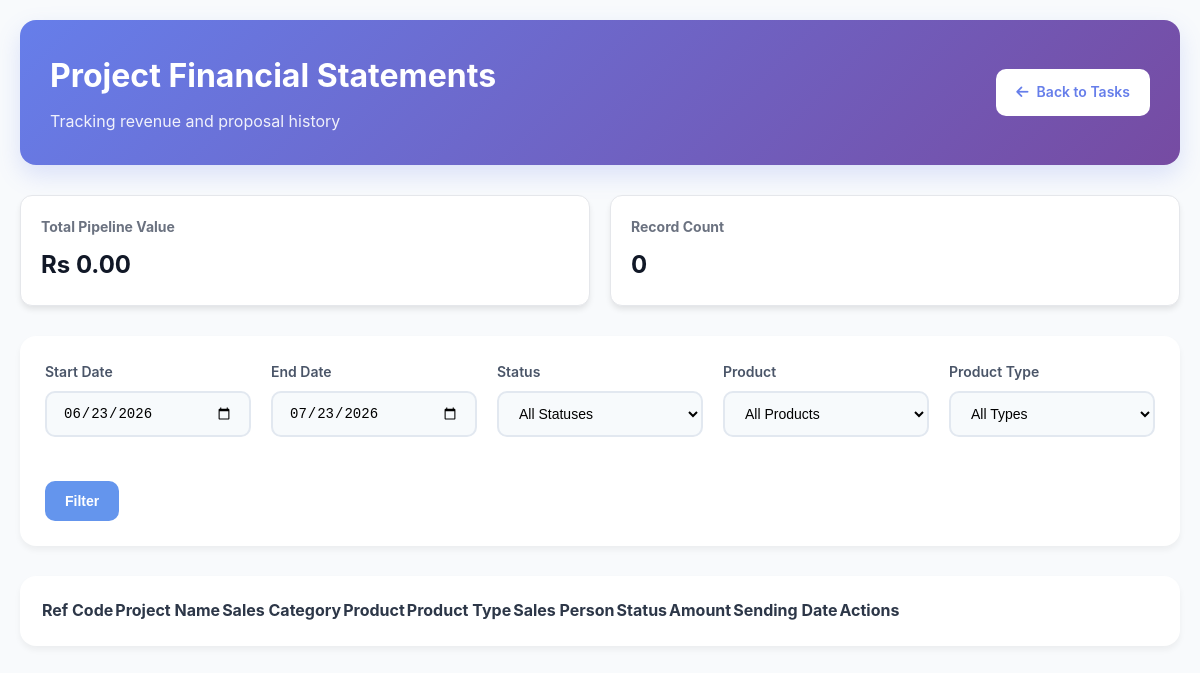
Before: /financeinfo.php (signed in) with the older database file.
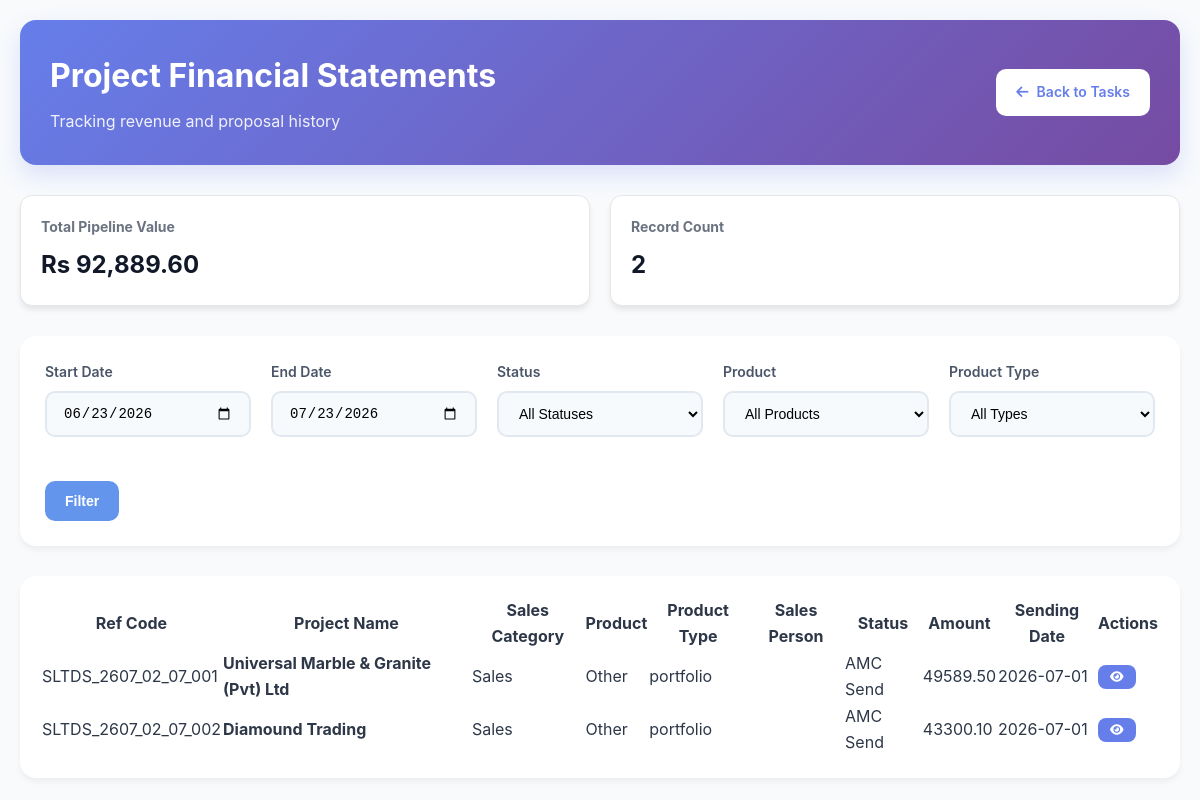
After: the same page with the newer database file.
### tables this page shows
CREATE TABLE `project_financial_statements` (
  `id` int(11) NOT NULL,
  `reference_code` varchar(50) DEFAULT NULL,
  `project_name` varchar(255) DEFAULT NULL,
  `sales_category` enum('sales','direct','other') DEFAULT 'sales',
  `product` enum('Web','SSL','Hosting','Cpanel','Fleet Management','Other') DEFAULT NULL,
  `product_type` enum('Ecommerce','portfolio','CRM','HRM','LMS','Multi Domain','Single Domain','Wild card','Tender','Other') DEFAULT NULL,
  `sales_person_email` varchar(150) DEFAULT NULL,
  `status` enum('Proposal Send','Quotation Send','Invoice Send','Tender Send','Pending','Onboard','AMC Send','Other') DEFAULT 'Pending',
  `amount` decimal(19,2) DEFAULT NULL,
  `sending_date` date DEFAULT NULL,
  `proposal_note` text,
  `general_note` text,
  `added_by` varchar(150) NOT NULL,
  `created_at` timestamp NOT NULL DEFAULT CURRENT_TIMESTAMP,
  `updated_at` timestamp NOT NULL DEFAULT CURRENT_TIMESTAMP ON UPDATE CURRENT_TIMESTAMP
);

### financeinfo.php (the view, shortened to what this page needs)
<?php
require_once 'config.php';
$period_start = $_GET['start'] ?? date('Y-m-d', strtotime('-30 days'));
$period_end = $_GET['end'] ?? date('Y-m-d');
$where = "sending_date BETWEEN ? AND ?";
$params = [$period_start, $period_end];
try {
$stmt = $pdo->prepare("SELECT * FROM project_financial_statements WHERE $where ORDER BY sending_date DESC");
$stmt->execute($params);
$records = $stmt->fetchAll();
    $total_amount = array_sum(array_column($records, 'amount'));
} catch (PDOException $e) {
    die("Database Error: " . $e->getMessage());
}
?>
<!DOCTYPE html>
<html lang="en">
<head>
    <link href="https://cdnjs.cloudflare.com/ajax/libs/font-awesome/6.4.0/css/all.min.css" rel="stylesheet">
    <link href="https://cdnjs.cloudflare.com/ajax/libs/datatables/1.10.21/css/jquery.dataTables.min.css" rel="stylesheet">
    <link rel="stylesheet" href="./assets/css/dashboard.css">
    <link rel="stylesheet" href="https://cdn.datatables.net/buttons/2.4.1/css/buttons.dataTables.min.css">
</head>
<body>
    <div class="container">
        <div class="header">
            <div class="header-content">
                <div class="header-left">
                    <h1>Project Financial Statements</h1>
                    <p class="header-subtitle">Tracking revenue and proposal history</p>
                </div>
                <div class="header-actions">
                    <a href="dashboard.php" class="btn btn-secondary"><i class="fas fa-arrow-left"></i> Back to Tasks</a>
                </div>
            </div>
        </div>
        <div class="financial-stat-grid">
            <div class="fin-card">
                <h4>Total Pipeline Value</h4>
                <div class="value">Rs <?php echo number_format($total_amount, 2); ?></div>
            </div>
            <div class="fin-card">
                <h4>Record Count</h4>
                <div class="value"><?php echo count($records); ?></div>
            </div>
        </div>
        <div class="filters-section">
            <form method="GET" class="filters-form">
                <div class="filter-group">
                    <label>Start Date</label>
                    <input type="date" name="start" value="<?php echo $period_start; ?>" class="filter-input">
                </div>
                <div class="filter-group">
                    <label>End Date</label>
                    <input type="date" name="end" value="<?php echo $period_end; ?>" class="filter-input">
                </div>
                <div class="filter-group">
                    <label>Status</label>
                    <select name="status" class="filter-input">
                        <option value="">All Statuses</option>
                    </select>
                </div>
                <div class="filter-group">
            <label>Product</label>
            <select name="product" class="filter-input">
                <option value="">All Products</option>
            </select>
        </div>
        <div class="filter-group">
            <label>Product Type</label>
            <select name="product_type" class="filter-input">
                <option value="">All Types</option>
            </select>
        </div>
                <div class="filter-group">
                    <button type="submit" class="btn btn-primary" style="margin-top: 24px;background-color: cornflowerblue;">Filter</button>
                </div>
            </form>
        </div>
        <div class="tasks-section">
            <div class="table-container">
                <table id="financialTable" class="display">
                    <thead>
                        <tr>
                            <th>Ref Code</th>
                            <th>Project Name</th>
                            <th>Sales Category</th>
                            <th>Product</th>
                            <th>Product Type</th>
                            <th>Sales Person</th>
                            <th>Status</th>
                            <th>Amount</th>
                            <th>Sending Date</th>
                            <th>Actions</th>
                        </tr>
                    </thead>
                    <tbody>
                        <?php foreach ($records as $row): ?>
                            <tr>
                                <td><?php echo htmlspecialchars($row['reference_code']); ?></td>
                                <td><strong><?php echo htmlspecialchars($row['project_name']); ?></strong></td>
                                <td><?php echo ucfirst($row['sales_category']); ?></td>
                                <td><?php echo $row['product']; ?></td>
                                <td><?php echo $row['product_type']; ?></td>
                                <td><?php echo htmlspecialchars($row['sales_person_email']); ?></td>
                                <td><?php echo $row['status']; ?></td>
                                <td><?php echo $row['amount']; ?></td>
                                <td><?php echo $row['sending_date']; ?></td>
                                <td>
                                    <div class="task-actions">
                                        <?php
                                        $allowed_edit_roles = ['Business Analyst', 'Team Lead', 'Assistant Manager', 'Manager'];
                                        if (isset($_SESSION['role']) && in_array($_SESSION['role'], $allowed_edit_roles)):
                                        ?>
                                            <a href="edit_financial.php?id=<?php echo $row['id']; ?>" class="action-btn action-btn-primary" title="Edit">
                                                <i class="fas fa-edit"></i>
                                            </a>
                                        <?php endif; ?> <a href="view_financial.php?id=<?php echo $row['id']; ?>" class="action-btn action-btn-primary"><i class="fas fa-eye"></i></a>
                                    </div>
                                </td>
                            </tr>
                        <?php endforeach; ?>
                    </tbody>
                </table>
            </div>
        </div>
    </div>
</body>
</html>

### assets/css/dashboard.css (style rules this page uses)
* { margin: 0; padding: 0; box-sizing: border-box; }
body { font-family: 'Inter', -apple-system, BlinkMacSystemFont, sans-serif; background: #f8fafc; color: #2d3748; line-height: 1.6; }
.container { max-width: 1400px; margin: 0 auto; padding: 20px; }
.header { background: linear-gradient(135deg, #667eea, #764ba2); color: white; padding: 30px; border-radius: 16px; margin-bottom: 30px; box-shadow: 0 10px 25px rgba(102, 126, 234, 0.2); }
.header-content { display: flex; justify-content: space-between; align-items: center; flex-wrap: wrap; gap: 20px; }
.header-left h1 { font-size: 32px; font-weight: 700; margin-bottom: 8px; }
.header-subtitle { opacity: 0.9; font-size: 16px; }
.header-actions { display: flex; gap: 15px; align-items: center; }
.btn { padding: 12px 20px; border: none; border-radius: 10px; font-weight: 600; text-decoration: none; display: inline-flex; align-items: center; gap: 8px; transition: all 0.3s ease; cursor: pointer; font-size: 14px; }
.btn-primary { background: rgba(255, 255, 255, 0.2); color: white; backdrop-filter: blur(10px); }
.btn-secondary { background: white; color: #667eea; }
.filters-section { background: white; padding: 25px; border-radius: 16px; box-shadow: 0 4px 6px rgba(0, 0, 0, 0.05); margin-bottom: 30px; }
.filters-form { display: grid; grid-template-columns: repeat(auto-fit, minmax(200px, 1fr)); gap: 20px; align-items: end; }
.filter-group label { display: block; margin-bottom: 8px; font-weight: 600; color: #4a5568; font-size: 14px; }
.filter-input { width: 100%; padding: 12px 16px; border: 2px solid #e2e8f0; border-radius: 10px; font-size: 14px; background: #f7fafc; transition: all 0.3s ease; }
.tasks-section { background: white; border-radius: 16px; box-shadow: 0 4px 6px rgba(0, 0, 0, 0.05); overflow: hidden; }
.table-container { overflow-x: auto; padding: 20px; }
.task-actions { display: flex; gap: 8px; flex-wrap: wrap; }
.action-btn { padding: 6px 12px; border-radius: 8px; text-decoration: none; font-size: 12px; font-weight: 500; transition: all 0.3s ease; display: inline-flex; align-items: center; gap: 4px; white-space: nowrap; }
.action-btn-primary { background: #667eea; color: white; }

### financeinfo.php (style rules this page uses)
.financial-stat-grid { display: grid; grid-template-columns: repeat(auto-fit, minmax(240px, 1fr)); gap: 20px; margin-bottom: 30px; }
.fin-card { background: #fff; padding: 20px; border-radius: 12px; border: 1px solid #e5e7eb; box-shadow: 0 4px 6px -1px rgba(0, 0, 0, 0.1); }
.fin-card h4 { color: #6b7280; font-size: 14px; margin-bottom: 8px; }
.fin-card .value { font-size: 24px; font-weight: 700; color: #111827; }

Changed rows visible on the page:
added project_financial_statements: reference_code "SLTDS_2607_02_07_001", project_name "Universal Marble & Granite (Pvt) Ltd", sales_category "Sales", product "Other", product_type "portfolio", status "AMC Send", amount "49589.50", sending_date "2026-07-01"
added project_financial_statements: reference_code "SLTDS_2607_02_07_002", project_name "Diamound Trading", sales_category "Sales", product "Other", product_type "portfolio", status "AMC Send", amount "43300.10", sending_date "2026-07-01"
Other visible differences:
$total_amount: "0.00" → "92,889.60"
count($records): "0" → "2"
